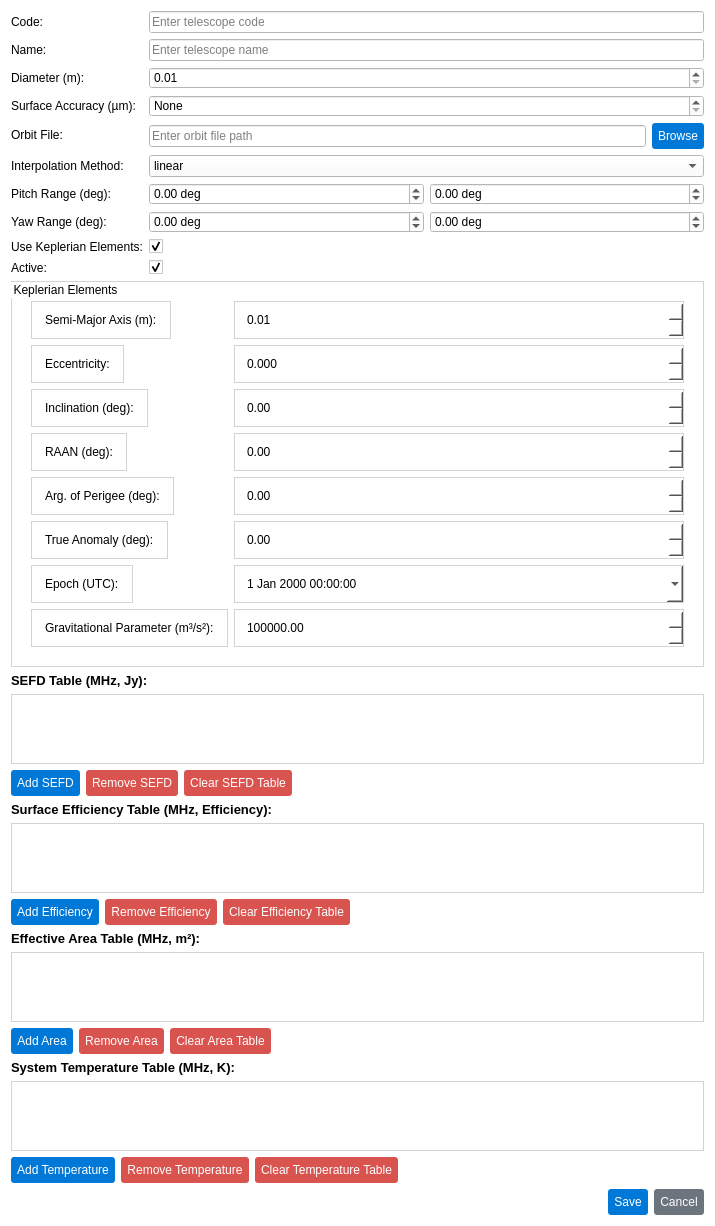
<?xml version="1.0" encoding="UTF-8"?>
<ui version="4.0">
 <class>SpaceTelescopeEditorDialog</class>
 <widget class="QDialog" name="SpaceTelescopeEditorDialog">
  <property name="geometry">
   <rect>
    <x>0</x>
    <y>0</y>
    <width>715</width>
    <height>1218</height>
   </rect>
  </property>
  <property name="windowTitle">
   <string>Edit Space Telescope</string>
  </property>
  <property name="styleSheet">
   <string>background-color: #ffffff; font-family: Arial;</string>
  </property>
  <layout class="QVBoxLayout" name="verticalLayout">
   <item>
    <layout class="QFormLayout" name="formLayout">
     <item row="0" column="0">
      <widget class="QLabel" name="labelCode">
       <property name="text">
        <string>Code:</string>
       </property>
      </widget>
     </item>
     <item row="0" column="1">
      <widget class="QLineEdit" name="codeEdit">
       <property name="placeholderText">
        <string>Enter telescope code</string>
       </property>
      </widget>
     </item>
     <item row="1" column="0">
      <widget class="QLabel" name="labelName">
       <property name="text">
        <string>Name:</string>
       </property>
      </widget>
     </item>
     <item row="1" column="1">
      <widget class="QLineEdit" name="nameEdit">
       <property name="placeholderText">
        <string>Enter telescope name</string>
       </property>
      </widget>
     </item>
     <item row="2" column="0">
      <widget class="QLabel" name="labelDiameter">
       <property name="text">
        <string>Diameter (m):</string>
       </property>
      </widget>
     </item>
     <item row="2" column="1">
      <widget class="QDoubleSpinBox" name="diameterEdit">
       <property name="decimals">
        <number>2</number>
       </property>
       <property name="minimum">
        <double>0.010000000000000</double>
       </property>
       <property name="maximum">
        <double>1000.000000000000000</double>
       </property>
      </widget>
     </item>
     <item row="3" column="0">
      <widget class="QLabel" name="labelSurfaceAccuracy">
       <property name="text">
        <string>Surface Accuracy (µm):</string>
       </property>
      </widget>
     </item>
     <item row="3" column="1">
      <widget class="QDoubleSpinBox" name="surfaceAccuracyEdit">
       <property name="specialValueText">
        <string>None</string>
       </property>
       <property name="decimals">
        <number>2</number>
       </property>
       <property name="minimum">
        <double>0.000000000000000</double>
       </property>
       <property name="maximum">
        <double>10000.000000000000000</double>
       </property>
      </widget>
     </item>
     <item row="4" column="0">
      <widget class="QLabel" name="labelOrbitFile">
       <property name="text">
        <string>Orbit File:</string>
       </property>
      </widget>
     </item>
     <item row="4" column="1">
      <layout class="QHBoxLayout" name="orbitFileLayout">
       <item>
        <widget class="QLineEdit" name="orbitFileEdit">
         <property name="placeholderText">
          <string>Enter orbit file path</string>
         </property>
        </widget>
       </item>
       <item>
        <widget class="QPushButton" name="browseOrbitFileButton">
         <property name="styleSheet">
          <string>background-color: #0078d7; color: #ffffff; padding: 6px; border-radius: 3px;</string>
         </property>
         <property name="text">
          <string>Browse</string>
         </property>
        </widget>
       </item>
      </layout>
     </item>
     <item row="5" column="0">
      <widget class="QLabel" name="labelInterpolationMethod">
       <property name="text">
        <string>Interpolation Method:</string>
       </property>
      </widget>
     </item>
     <item row="5" column="1">
      <widget class="QComboBox" name="interpolationMethodCombo">
       <item>
        <property name="text">
         <string>linear</string>
        </property>
       </item>
       <item>
        <property name="text">
         <string>chebyshev</string>
        </property>
       </item>
       <item>
        <property name="text">
         <string>cubic_spline</string>
        </property>
       </item>
      </widget>
     </item>
     <item row="6" column="0">
      <widget class="QLabel" name="labelPitchRange">
       <property name="text">
        <string>Pitch Range (deg):</string>
       </property>
      </widget>
     </item>
     <item row="6" column="1">
      <layout class="QHBoxLayout" name="pitchRangeLayout">
       <item>
        <widget class="QDoubleSpinBox" name="pitchMinEdit">
         <property name="suffix">
          <string> deg</string>
         </property>
         <property name="decimals">
          <number>2</number>
         </property>
         <property name="minimum">
          <double>-90.000000000000000</double>
         </property>
         <property name="maximum">
          <double>90.000000000000000</double>
         </property>
        </widget>
       </item>
       <item>
        <widget class="QDoubleSpinBox" name="pitchMaxEdit">
         <property name="suffix">
          <string> deg</string>
         </property>
         <property name="decimals">
          <number>2</number>
         </property>
         <property name="minimum">
          <double>-90.000000000000000</double>
         </property>
         <property name="maximum">
          <double>90.000000000000000</double>
         </property>
        </widget>
       </item>
      </layout>
     </item>
     <item row="7" column="0">
      <widget class="QLabel" name="labelYawRange">
       <property name="text">
        <string>Yaw Range (deg):</string>
       </property>
      </widget>
     </item>
     <item row="7" column="1">
      <layout class="QHBoxLayout" name="yawRangeLayout">
       <item>
        <widget class="QDoubleSpinBox" name="yawMinEdit">
         <property name="suffix">
          <string> deg</string>
         </property>
         <property name="decimals">
          <number>2</number>
         </property>
         <property name="minimum">
          <double>-180.000000000000000</double>
         </property>
         <property name="maximum">
          <double>180.000000000000000</double>
         </property>
        </widget>
       </item>
       <item>
        <widget class="QDoubleSpinBox" name="yawMaxEdit">
         <property name="suffix">
          <string> deg</string>
         </property>
         <property name="decimals">
          <number>2</number>
         </property>
         <property name="minimum">
          <double>-180.000000000000000</double>
         </property>
         <property name="maximum">
          <double>180.000000000000000</double>
         </property>
        </widget>
       </item>
      </layout>
     </item>
     <item row="8" column="0">
      <widget class="QLabel" name="labelUseKep">
       <property name="text">
        <string>Use Keplerian Elements:</string>
       </property>
      </widget>
     </item>
     <item row="8" column="1">
      <widget class="QCheckBox" name="useKepCheckBox">
       <property name="checked">
        <bool>true</bool>
       </property>
      </widget>
     </item>
     <item row="9" column="0">
      <widget class="QLabel" name="labelIsActive">
       <property name="text">
        <string>Active:</string>
       </property>
      </widget>
     </item>
     <item row="9" column="1">
      <widget class="QCheckBox" name="isActiveCheckBox">
       <property name="checked">
        <bool>true</bool>
       </property>
      </widget>
     </item>
    </layout>
   </item>
   <item>
    <widget class="QGroupBox" name="keplerGroupBox">
     <property name="styleSheet">
      <string>border: 1px solid #d3d3d3; padding: 10px;</string>
     </property>
     <property name="title">
      <string>Keplerian Elements</string>
     </property>
     <layout class="QFormLayout" name="keplerFormLayout">
      <item row="0" column="0">
       <widget class="QLabel" name="labelSemiMajorAxis">
        <property name="text">
         <string>Semi-Major Axis (m):</string>
        </property>
       </widget>
      </item>
      <item row="0" column="1">
       <widget class="QDoubleSpinBox" name="semiMajorAxisEdit">
        <property name="decimals">
         <number>2</number>
        </property>
        <property name="minimum">
         <double>0.010000000000000</double>
        </property>
        <property name="maximum">
         <double>1000000000.000000000000000</double>
        </property>
       </widget>
      </item>
      <item row="1" column="0">
       <widget class="QLabel" name="labelEccentricity">
        <property name="text">
         <string>Eccentricity:</string>
        </property>
       </widget>
      </item>
      <item row="1" column="1">
       <widget class="QDoubleSpinBox" name="eccentricityEdit">
        <property name="decimals">
         <number>3</number>
        </property>
        <property name="minimum">
         <double>0.000000000000000</double>
        </property>
        <property name="maximum">
         <double>0.999000000000000</double>
        </property>
       </widget>
      </item>
      <item row="2" column="0">
       <widget class="QLabel" name="labelInclination">
        <property name="text">
         <string>Inclination (deg):</string>
        </property>
       </widget>
      </item>
      <item row="2" column="1">
       <widget class="QDoubleSpinBox" name="inclinationEdit">
        <property name="decimals">
         <number>2</number>
        </property>
        <property name="minimum">
         <double>0.000000000000000</double>
        </property>
        <property name="maximum">
         <double>180.000000000000000</double>
        </property>
       </widget>
      </item>
      <item row="3" column="0">
       <widget class="QLabel" name="labelRaan">
        <property name="text">
         <string>RAAN (deg):</string>
        </property>
       </widget>
      </item>
      <item row="3" column="1">
       <widget class="QDoubleSpinBox" name="raanEdit">
        <property name="decimals">
         <number>2</number>
        </property>
        <property name="minimum">
         <double>0.000000000000000</double>
        </property>
        <property name="maximum">
         <double>360.000000000000000</double>
        </property>
       </widget>
      </item>
      <item row="4" column="0">
       <widget class="QLabel" name="labelArgp">
        <property name="text">
         <string>Arg. of Perigee (deg):</string>
        </property>
       </widget>
      </item>
      <item row="4" column="1">
       <widget class="QDoubleSpinBox" name="argpEdit">
        <property name="decimals">
         <number>2</number>
        </property>
        <property name="minimum">
         <double>0.000000000000000</double>
        </property>
        <property name="maximum">
         <double>360.000000000000000</double>
        </property>
       </widget>
      </item>
      <item row="5" column="0">
       <widget class="QLabel" name="labelNu">
        <property name="text">
         <string>True Anomaly (deg):</string>
        </property>
       </widget>
      </item>
      <item row="5" column="1">
       <widget class="QDoubleSpinBox" name="nuEdit">
        <property name="decimals">
         <number>2</number>
        </property>
        <property name="minimum">
         <double>0.000000000000000</double>
        </property>
        <property name="maximum">
         <double>360.000000000000000</double>
        </property>
       </widget>
      </item>
      <item row="6" column="0">
       <widget class="QLabel" name="labelEpoch">
        <property name="text">
         <string>Epoch (UTC):</string>
        </property>
       </widget>
      </item>
      <item row="6" column="1">
       <widget class="QDateTimeEdit" name="epochEdit">
        <property name="styleSheet">
         <string notr="true"/>
        </property>
        <property name="calendarPopup">
         <bool>true</bool>
        </property>
       </widget>
      </item>
      <item row="7" column="0">
       <widget class="QLabel" name="labelMu">
        <property name="text">
         <string>Gravitational Parameter (m³/s²):</string>
        </property>
       </widget>
      </item>
      <item row="7" column="1">
       <widget class="QDoubleSpinBox" name="muEdit">
        <property name="decimals">
         <number>2</number>
        </property>
        <property name="minimum">
         <double>0.010000000000000</double>
        </property>
        <property name="maximum">
         <double>1000000000000000.000000000000000</double>
        </property>
        <property name="value">
         <double>398600441800000.000000000000000</double>
        </property>
       </widget>
      </item>
     </layout>
    </widget>
   </item>
   <item>
    <widget class="QLabel" name="labelSefdTable">
     <property name="font">
      <font>
       <family>Arial</family>
       <pointsize>10</pointsize>
       <bold>true</bold>
      </font>
     </property>
     <property name="text">
      <string>SEFD Table (MHz, Jy):</string>
     </property>
    </widget>
   </item>
   <item>
    <widget class="QTableView" name="sefdTable">
     <property name="styleSheet">
      <string>border: 1px solid #d3d3d3;</string>
     </property>
     <property name="editTriggers">
      <set>QAbstractItemView::EditTrigger::DoubleClicked|QAbstractItemView::EditTrigger::EditKeyPressed</set>
     </property>
     <property name="alternatingRowColors">
      <bool>true</bool>
     </property>
     <property name="selectionMode">
      <enum>QAbstractItemView::SelectionMode::SingleSelection</enum>
     </property>
     <property name="selectionBehavior">
      <enum>QAbstractItemView::SelectionBehavior::SelectRows</enum>
     </property>
    </widget>
   </item>
   <item>
    <layout class="QHBoxLayout" name="sefdButtonLayout">
     <item>
      <widget class="QPushButton" name="addSefdButton">
       <property name="styleSheet">
        <string>background-color: #0078d7; color: #ffffff; padding: 6px; border-radius: 3px;</string>
       </property>
       <property name="text">
        <string>Add SEFD</string>
       </property>
      </widget>
     </item>
     <item>
      <widget class="QPushButton" name="removeSefdButton">
       <property name="styleSheet">
        <string>background-color: #d9534f; color: #ffffff; padding: 6px; border-radius: 3px;</string>
       </property>
       <property name="text">
        <string>Remove SEFD</string>
       </property>
      </widget>
     </item>
     <item>
      <widget class="QPushButton" name="clearSefdButton">
       <property name="styleSheet">
        <string>background-color: #d9534f; color: #ffffff; padding: 6px; border-radius: 3px;</string>
       </property>
       <property name="text">
        <string>Clear SEFD Table</string>
       </property>
      </widget>
     </item>
     <item>
      <spacer name="horizontalSpacerSefd">
       <property name="orientation">
        <enum>Qt::Orientation::Horizontal</enum>
       </property>
       <property name="sizeHint" stdset="0">
        <size>
         <width>40</width>
         <height>20</height>
        </size>
       </property>
      </spacer>
     </item>
    </layout>
   </item>
   <item>
    <widget class="QLabel" name="labelSurfaceEfficiencyTable">
     <property name="font">
      <font>
       <family>Arial</family>
       <pointsize>10</pointsize>
       <bold>true</bold>
      </font>
     </property>
     <property name="text">
      <string>Surface Efficiency Table (MHz, Efficiency):</string>
     </property>
    </widget>
   </item>
   <item>
    <widget class="QTableView" name="surfaceEfficiencyTable">
     <property name="styleSheet">
      <string>border: 1px solid #d3d3d3;</string>
     </property>
     <property name="editTriggers">
      <set>QAbstractItemView::EditTrigger::DoubleClicked|QAbstractItemView::EditTrigger::EditKeyPressed</set>
     </property>
     <property name="alternatingRowColors">
      <bool>true</bool>
     </property>
     <property name="selectionMode">
      <enum>QAbstractItemView::SelectionMode::SingleSelection</enum>
     </property>
     <property name="selectionBehavior">
      <enum>QAbstractItemView::SelectionBehavior::SelectRows</enum>
     </property>
    </widget>
   </item>
   <item>
    <layout class="QHBoxLayout" name="surfaceEfficiencyButtonLayout">
     <item>
      <widget class="QPushButton" name="addSurfaceEfficiencyButton">
       <property name="styleSheet">
        <string>background-color: #0078d7; color: #ffffff; padding: 6px; border-radius: 3px;</string>
       </property>
       <property name="text">
        <string>Add Efficiency</string>
       </property>
      </widget>
     </item>
     <item>
      <widget class="QPushButton" name="removeSurfaceEfficiencyButton">
       <property name="styleSheet">
        <string>background-color: #d9534f; color: #ffffff; padding: 6px; border-radius: 3px;</string>
       </property>
       <property name="text">
        <string>Remove Efficiency</string>
       </property>
      </widget>
     </item>
     <item>
      <widget class="QPushButton" name="clearSurfaceEfficiencyButton">
       <property name="styleSheet">
        <string>background-color: #d9534f; color: #ffffff; padding: 6px; border-radius: 3px;</string>
       </property>
       <property name="text">
        <string>Clear Efficiency Table</string>
       </property>
      </widget>
     </item>
     <item>
      <spacer name="horizontalSpacerSurfaceEfficiency">
       <property name="orientation">
        <enum>Qt::Orientation::Horizontal</enum>
       </property>
       <property name="sizeHint" stdset="0">
        <size>
         <width>40</width>
         <height>20</height>
        </size>
       </property>
      </spacer>
     </item>
    </layout>
   </item>
   <item>
    <widget class="QLabel" name="labelEffectiveAreaTable">
     <property name="font">
      <font>
       <family>Arial</family>
       <pointsize>10</pointsize>
       <bold>true</bold>
      </font>
     </property>
     <property name="text">
      <string>Effective Area Table (MHz, m²):</string>
     </property>
    </widget>
   </item>
   <item>
    <widget class="QTableView" name="effectiveAreaTable">
     <property name="styleSheet">
      <string>border: 1px solid #d3d3d3;</string>
     </property>
     <property name="editTriggers">
      <set>QAbstractItemView::EditTrigger::DoubleClicked|QAbstractItemView::EditTrigger::EditKeyPressed</set>
     </property>
     <property name="alternatingRowColors">
      <bool>true</bool>
     </property>
     <property name="selectionMode">
      <enum>QAbstractItemView::SelectionMode::SingleSelection</enum>
     </property>
     <property name="selectionBehavior">
      <enum>QAbstractItemView::SelectionBehavior::SelectRows</enum>
     </property>
    </widget>
   </item>
   <item>
    <layout class="QHBoxLayout" name="effectiveAreaButtonLayout">
     <item>
      <widget class="QPushButton" name="addEffectiveAreaButton">
       <property name="styleSheet">
        <string>background-color: #0078d7; color: #ffffff; padding: 6px; border-radius: 3px;</string>
       </property>
       <property name="text">
        <string>Add Area</string>
       </property>
      </widget>
     </item>
     <item>
      <widget class="QPushButton" name="removeEffectiveAreaButton">
       <property name="styleSheet">
        <string>background-color: #d9534f; color: #ffffff; padding: 6px; border-radius: 3px;</string>
       </property>
       <property name="text">
        <string>Remove Area</string>
       </property>
      </widget>
     </item>
     <item>
      <widget class="QPushButton" name="clearEffectiveAreaButton">
       <property name="styleSheet">
        <string>background-color: #d9534f; color: #ffffff; padding: 6px; border-radius: 3px;</string>
       </property>
       <property name="text">
        <string>Clear Area Table</string>
       </property>
      </widget>
     </item>
     <item>
      <spacer name="horizontalSpacerEffectiveArea">
       <property name="orientation">
        <enum>Qt::Orientation::Horizontal</enum>
       </property>
       <property name="sizeHint" stdset="0">
        <size>
         <width>40</width>
         <height>20</height>
        </size>
       </property>
      </spacer>
     </item>
    </layout>
   </item>
   <item>
    <widget class="QLabel" name="labelSystemTemperatureTable">
     <property name="font">
      <font>
       <family>Arial</family>
       <pointsize>10</pointsize>
       <bold>true</bold>
      </font>
     </property>
     <property name="text">
      <string>System Temperature Table (MHz, K):</string>
     </property>
    </widget>
   </item>
   <item>
    <widget class="QTableView" name="systemTemperatureTable">
     <property name="styleSheet">
      <string>border: 1px solid #d3d3d3;</string>
     </property>
     <property name="editTriggers">
      <set>QAbstractItemView::EditTrigger::DoubleClicked|QAbstractItemView::EditTrigger::EditKeyPressed</set>
     </property>
     <property name="alternatingRowColors">
      <bool>true</bool>
     </property>
     <property name="selectionMode">
      <enum>QAbstractItemView::SelectionMode::SingleSelection</enum>
     </property>
     <property name="selectionBehavior">
      <enum>QAbstractItemView::SelectionBehavior::SelectRows</enum>
     </property>
    </widget>
   </item>
   <item>
    <layout class="QHBoxLayout" name="systemTemperatureButtonLayout">
     <item>
      <widget class="QPushButton" name="addSystemTemperatureButton">
       <property name="styleSheet">
        <string>background-color: #0078d7; color: #ffffff; padding: 6px; border-radius: 3px;</string>
       </property>
       <property name="text">
        <string>Add Temperature</string>
       </property>
      </widget>
     </item>
     <item>
      <widget class="QPushButton" name="removeSystemTemperatureButton">
       <property name="styleSheet">
        <string>background-color: #d9534f; color: #ffffff; padding: 6px; border-radius: 3px;</string>
       </property>
       <property name="text">
        <string>Remove Temperature</string>
       </property>
      </widget>
     </item>
     <item>
      <widget class="QPushButton" name="clearSystemTemperatureButton">
       <property name="styleSheet">
        <string>background-color: #d9534f; color: #ffffff; padding: 6px; border-radius: 3px;</string>
       </property>
       <property name="text">
        <string>Clear Temperature Table</string>
       </property>
      </widget>
     </item>
     <item>
      <spacer name="horizontalSpacerSystemTemperature">
       <property name="orientation">
        <enum>Qt::Orientation::Horizontal</enum>
       </property>
       <property name="sizeHint" stdset="0">
        <size>
         <width>40</width>
         <height>20</height>
        </size>
       </property>
      </spacer>
     </item>
    </layout>
   </item>
   <item>
    <layout class="QHBoxLayout" name="buttonLayout">
     <item>
      <spacer name="horizontalSpacerButtons">
       <property name="orientation">
        <enum>Qt::Orientation::Horizontal</enum>
       </property>
       <property name="sizeHint" stdset="0">
        <size>
         <width>40</width>
         <height>20</height>
        </size>
       </property>
      </spacer>
     </item>
     <item>
      <widget class="QPushButton" name="saveButton">
       <property name="styleSheet">
        <string>background-color: #0078d7; color: #ffffff; padding: 6px; border-radius: 3px;</string>
       </property>
       <property name="text">
        <string>Save</string>
       </property>
      </widget>
     </item>
     <item>
      <widget class="QPushButton" name="cancelButton">
       <property name="styleSheet">
        <string>background-color: #6c757d; color: #ffffff; padding: 6px; border-radius: 3px;</string>
       </property>
       <property name="text">
        <string>Cancel</string>
       </property>
      </widget>
     </item>
    </layout>
   </item>
  </layout>
 </widget>
 <resources/>
 <connections>
  <connection>
   <sender>saveButton</sender>
   <signal>clicked()</signal>
   <receiver>SpaceTelescopeEditorDialog</receiver>
   <slot>accept()</slot>
   <hints>
    <hint type="sourcelabel">
     <x>20</x>
     <y>20</y>
    </hint>
    <hint type="destinationlabel">
     <x>20</x>
     <y>20</y>
    </hint>
   </hints>
  </connection>
  <connection>
   <sender>cancelButton</sender>
   <signal>clicked()</signal>
   <receiver>SpaceTelescopeEditorDialog</receiver>
   <slot>reject()</slot>
   <hints>
    <hint type="sourcelabel">
     <x>20</x>
     <y>20</y>
    </hint>
    <hint type="destinationlabel">
     <x>20</x>
     <y>20</y>
    </hint>
   </hints>
  </connection>
  <connection>
   <sender>useKepCheckBox</sender>
   <signal>toggled(bool)</signal>
   <receiver>keplerGroupBox</receiver>
   <slot>setEnabled(bool)</slot>
   <hints>
    <hint type="sourcelabel">
     <x>20</x>
     <y>20</y>
    </hint>
    <hint type="destinationlabel">
     <x>20</x>
     <y>20</y>
    </hint>
   </hints>
  </connection>
  <connection>
   <sender>useKepCheckBox</sender>
   <signal>toggled(bool)</signal>
   <receiver>orbitFileEdit</receiver>
   <slot>setDisabled(bool)</slot>
   <hints>
    <hint type="sourcelabel">
     <x>20</x>
     <y>20</y>
    </hint>
    <hint type="destinationlabel">
     <x>20</x>
     <y>20</y>
    </hint>
   </hints>
  </connection>
  <connection>
   <sender>useKepCheckBox</sender>
   <signal>toggled(bool)</signal>
   <receiver>browseOrbitFileButton</receiver>
   <slot>setDisabled(bool)</slot>
   <hints>
    <hint type="sourcelabel">
     <x>20</x>
     <y>20</y>
    </hint>
    <hint type="destinationlabel">
     <x>20</x>
     <y>20</y>
    </hint>
   </hints>
  </connection>
 </connections>
</ui>
